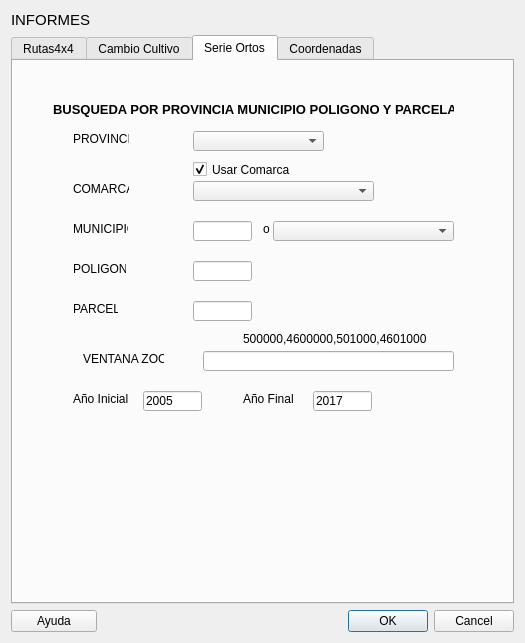
<?xml version="1.0" encoding="UTF-8"?>
<ui version="4.0">
 <class>InformesDialogBase</class>
 <widget class="QDialog" name="InformesDialogBase">
  <property name="geometry">
   <rect>
    <x>0</x>
    <y>0</y>
    <width>525</width>
    <height>643</height>
   </rect>
  </property>
  <property name="windowTitle">
   <string>INFORMES PDF</string>
  </property>
  <layout class="QGridLayout" name="gridLayout_2">
   <item row="2" column="2">
    <widget class="QDialogButtonBox" name="button_box">
     <property name="orientation">
      <enum>Qt::Horizontal</enum>
     </property>
     <property name="standardButtons">
      <set>QDialogButtonBox::Cancel|QDialogButtonBox::Ok</set>
     </property>
    </widget>
   </item>
   <item row="0" column="0">
    <widget class="QLabel" name="label_9">
     <property name="font">
      <font>
       <pointsize>11</pointsize>
      </font>
     </property>
     <property name="text">
      <string>INFORMES</string>
     </property>
    </widget>
   </item>
   <item row="1" column="0" colspan="3">
    <widget class="QTabWidget" name="tab">
     <property name="toolTip">
      <string>&lt;html&gt;&lt;head/&gt;&lt;body&gt;&lt;p&gt;&lt;br/&gt;&lt;/p&gt;&lt;/body&gt;&lt;/html&gt;</string>
     </property>
     <property name="currentIndex">
      <number>2</number>
     </property>
     <widget class="QWidget" name="tabruta">
      <property name="enabled">
       <bool>false</bool>
      </property>
      <attribute name="title">
       <string>Rutas4x4</string>
      </attribute>
     </widget>
     <widget class="QWidget" name="tabcambiocultivo">
      <property name="enabled">
       <bool>false</bool>
      </property>
      <attribute name="title">
       <string>Cambio Cultivo</string>
      </attribute>
      <widget class="QLabel" name="label_18">
       <property name="geometry">
        <rect>
         <x>240</x>
         <y>140</y>
         <width>55</width>
         <height>16</height>
        </rect>
       </property>
       <property name="text">
        <string>o</string>
       </property>
      </widget>
      <widget class="QLabel" name="label_3">
       <property name="geometry">
        <rect>
         <x>30</x>
         <y>20</y>
         <width>401</width>
         <height>16</height>
        </rect>
       </property>
       <property name="font">
        <font>
         <pointsize>10</pointsize>
         <weight>75</weight>
         <bold>true</bold>
        </font>
       </property>
       <property name="text">
        <string>BUSQUEDA POR PROVINCIA MUNICIPIO POLIGONO Y PARCELA</string>
       </property>
      </widget>
     </widget>
     <widget class="QWidget" name="serieortofotos">
      <attribute name="title">
       <string>Serie Ortos</string>
      </attribute>
      <widget class="QLabel" name="label_5">
       <property name="geometry">
        <rect>
         <x>40</x>
         <y>40</y>
         <width>401</width>
         <height>16</height>
        </rect>
       </property>
       <property name="font">
        <font>
         <pointsize>10</pointsize>
         <weight>75</weight>
         <bold>true</bold>
        </font>
       </property>
       <property name="text">
        <string>BUSQUEDA POR PROVINCIA MUNICIPIO POLIGONO Y PARCELA</string>
       </property>
      </widget>
      <widget class="QComboBox" name="cbCOM_3">
       <property name="geometry">
        <rect>
         <x>180</x>
         <y>120</y>
         <width>181</width>
         <height>20</height>
        </rect>
       </property>
      </widget>
      <widget class="QComboBox" name="cbPRO_3">
       <property name="geometry">
        <rect>
         <x>180</x>
         <y>70</y>
         <width>131</width>
         <height>20</height>
        </rect>
       </property>
      </widget>
      <widget class="QLabel" name="label_23">
       <property name="geometry">
        <rect>
         <x>60</x>
         <y>70</y>
         <width>56</width>
         <height>16</height>
        </rect>
       </property>
       <property name="text">
        <string>PROVINCIA</string>
       </property>
      </widget>
      <widget class="QLabel" name="label_24">
       <property name="geometry">
        <rect>
         <x>60</x>
         <y>240</y>
         <width>45</width>
         <height>16</height>
        </rect>
       </property>
       <property name="text">
        <string>PARCELA</string>
       </property>
      </widget>
      <widget class="QLineEdit" name="MUN_3">
       <property name="geometry">
        <rect>
         <x>180</x>
         <y>160</y>
         <width>59</width>
         <height>20</height>
        </rect>
       </property>
       <property name="text">
        <string/>
       </property>
      </widget>
      <widget class="QComboBox" name="cbMUN_3">
       <property name="geometry">
        <rect>
         <x>260</x>
         <y>160</y>
         <width>181</width>
         <height>20</height>
        </rect>
       </property>
      </widget>
      <widget class="QLineEdit" name="PAR_3">
       <property name="geometry">
        <rect>
         <x>180</x>
         <y>240</y>
         <width>59</width>
         <height>20</height>
        </rect>
       </property>
       <property name="text">
        <string/>
       </property>
      </widget>
      <widget class="QCheckBox" name="mycheckbox3">
       <property name="geometry">
        <rect>
         <x>180</x>
         <y>100</y>
         <width>101</width>
         <height>17</height>
        </rect>
       </property>
       <property name="text">
        <string>Usar Comarca</string>
       </property>
       <property name="checked">
        <bool>true</bool>
       </property>
      </widget>
      <widget class="QLabel" name="label_25">
       <property name="geometry">
        <rect>
         <x>60</x>
         <y>160</y>
         <width>55</width>
         <height>16</height>
        </rect>
       </property>
       <property name="text">
        <string>MUNICIPIO</string>
       </property>
      </widget>
      <widget class="QLineEdit" name="POL_3">
       <property name="geometry">
        <rect>
         <x>180</x>
         <y>200</y>
         <width>59</width>
         <height>20</height>
        </rect>
       </property>
       <property name="text">
        <string/>
       </property>
      </widget>
      <widget class="QLabel" name="label_26">
       <property name="geometry">
        <rect>
         <x>60</x>
         <y>120</y>
         <width>56</width>
         <height>16</height>
        </rect>
       </property>
       <property name="text">
        <string>COMARCA</string>
       </property>
      </widget>
      <widget class="QLabel" name="label_27">
       <property name="geometry">
        <rect>
         <x>250</x>
         <y>160</y>
         <width>55</width>
         <height>16</height>
        </rect>
       </property>
       <property name="text">
        <string>o</string>
       </property>
      </widget>
      <widget class="QLabel" name="label_28">
       <property name="geometry">
        <rect>
         <x>60</x>
         <y>200</y>
         <width>53</width>
         <height>16</height>
        </rect>
       </property>
       <property name="text">
        <string>POLIGONO</string>
       </property>
      </widget>
      <widget class="QLineEdit" name="text_ano1">
       <property name="geometry">
        <rect>
         <x>130</x>
         <y>330</y>
         <width>59</width>
         <height>20</height>
        </rect>
       </property>
       <property name="text">
        <string>2005</string>
       </property>
      </widget>
      <widget class="QLineEdit" name="text_ano2">
       <property name="geometry">
        <rect>
         <x>300</x>
         <y>330</y>
         <width>59</width>
         <height>20</height>
        </rect>
       </property>
       <property name="text">
        <string>2017</string>
       </property>
      </widget>
      <widget class="QLabel" name="label_29">
       <property name="geometry">
        <rect>
         <x>60</x>
         <y>330</y>
         <width>61</width>
         <height>16</height>
        </rect>
       </property>
       <property name="text">
        <string>Año Inicial</string>
       </property>
      </widget>
      <widget class="QLabel" name="label_30">
       <property name="geometry">
        <rect>
         <x>230</x>
         <y>330</y>
         <width>61</width>
         <height>16</height>
        </rect>
       </property>
       <property name="text">
        <string>Año Final</string>
       </property>
      </widget>
      <widget class="QLineEdit" name="text_ventana">
       <property name="geometry">
        <rect>
         <x>190</x>
         <y>290</y>
         <width>251</width>
         <height>20</height>
        </rect>
       </property>
       <property name="text">
        <string/>
       </property>
      </widget>
      <widget class="QLabel" name="label_32">
       <property name="geometry">
        <rect>
         <x>70</x>
         <y>290</y>
         <width>81</width>
         <height>16</height>
        </rect>
       </property>
       <property name="text">
        <string>VENTANA ZOOM</string>
       </property>
      </widget>
      <widget class="QLabel" name="label_33">
       <property name="geometry">
        <rect>
         <x>230</x>
         <y>270</y>
         <width>191</width>
         <height>16</height>
        </rect>
       </property>
       <property name="text">
        <string>500000,4600000,501000,4601000</string>
       </property>
      </widget>
     </widget>
     <widget class="QWidget" name="coordenadas">
      <property name="enabled">
       <bool>false</bool>
      </property>
      <attribute name="title">
       <string>Coordenadas</string>
      </attribute>
     </widget>
    </widget>
   </item>
   <item row="2" column="0" colspan="2">
    <widget class="QPushButton" name="help_button">
     <property name="text">
      <string>Ayuda</string>
     </property>
    </widget>
   </item>
  </layout>
 </widget>
 <resources/>
 <connections>
  <connection>
   <sender>button_box</sender>
   <signal>accepted()</signal>
   <receiver>InformesDialogBase</receiver>
   <slot>accept()</slot>
   <hints>
    <hint type="sourcelabel">
     <x>20</x>
     <y>20</y>
    </hint>
    <hint type="destinationlabel">
     <x>20</x>
     <y>20</y>
    </hint>
   </hints>
  </connection>
  <connection>
   <sender>button_box</sender>
   <signal>rejected()</signal>
   <receiver>InformesDialogBase</receiver>
   <slot>reject()</slot>
   <hints>
    <hint type="sourcelabel">
     <x>20</x>
     <y>20</y>
    </hint>
    <hint type="destinationlabel">
     <x>20</x>
     <y>20</y>
    </hint>
   </hints>
  </connection>
 </connections>
</ui>
